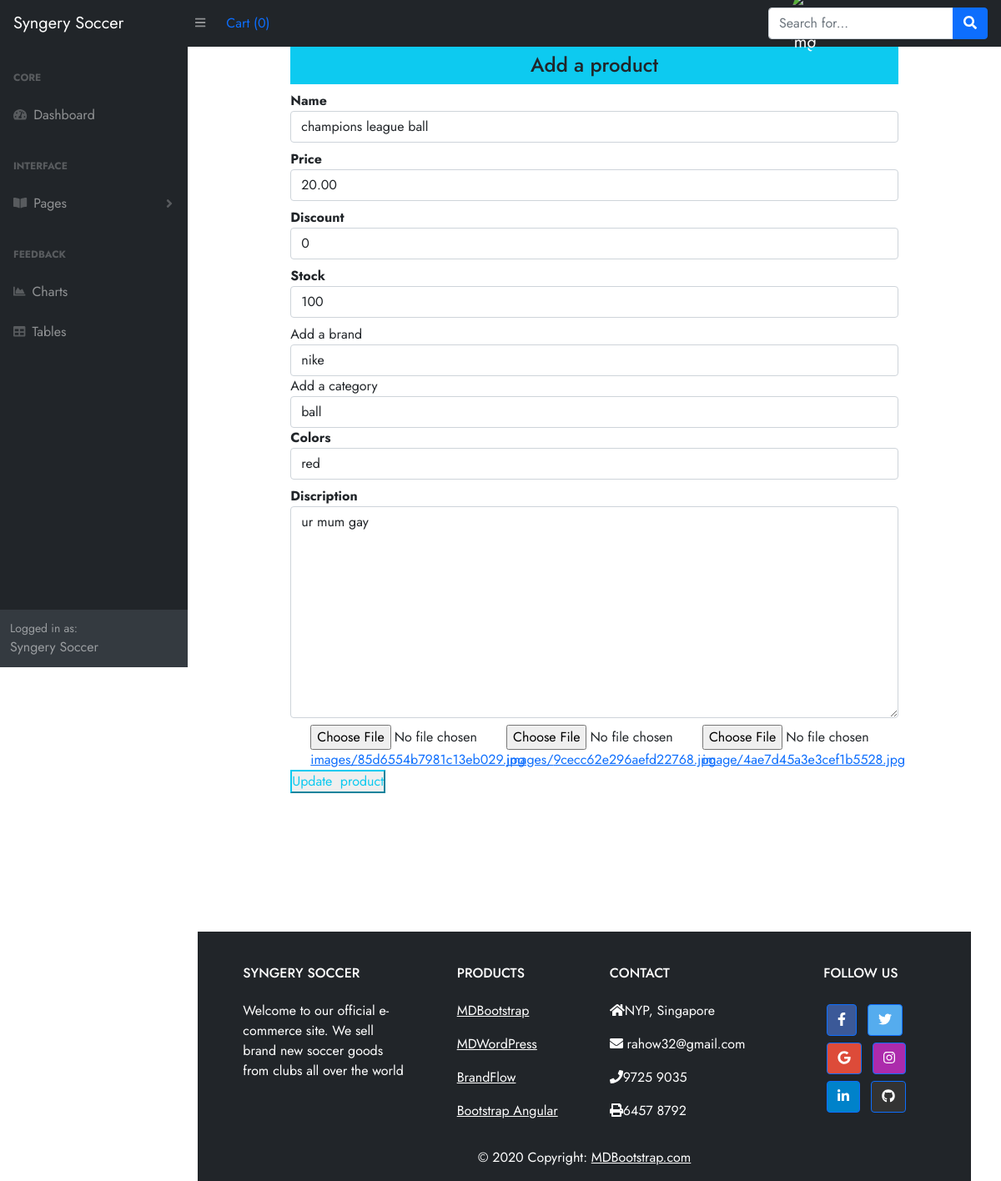
The page /updateproduct/1 on the database as committed earlier.
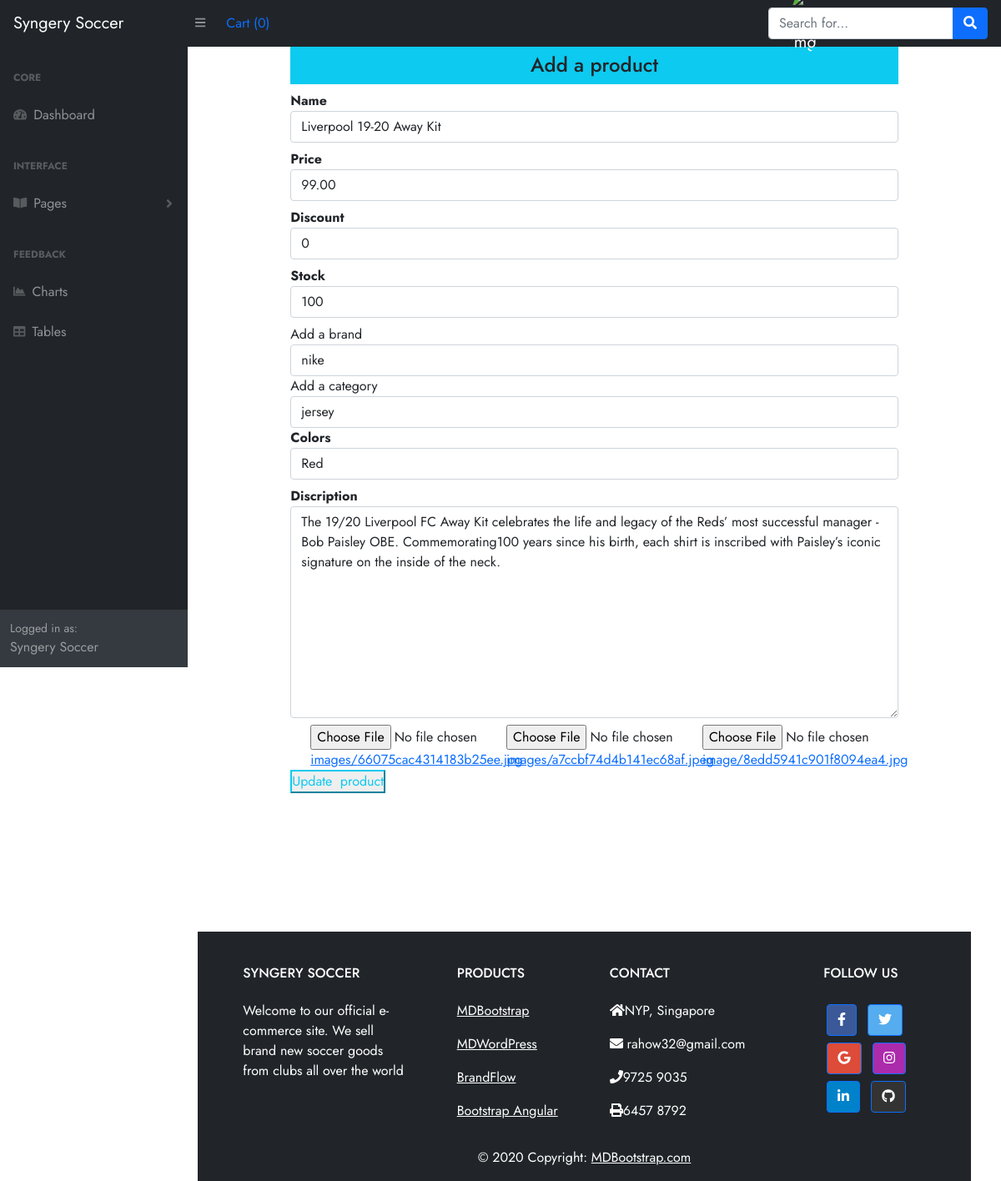
The same page on the database as committed later.
### __init__.py (models this page shows, shortened)
class Addproduct(db.Model):
    __seachbale__ = ['name','desc']
    id = db.Column(db.Integer, primary_key=True)
    name = db.Column(db.String(80), nullable=False)
    price = db.Column(db.Numeric(10,2), nullable=False)
    discount = db.Column(db.Integer, default=0)
    stock = db.Column(db.Integer, nullable=False)
    colors = db.Column(db.Text, nullable=False)
    desc = db.Column(db.Text, nullable=False)
    pub_date = db.Column(db.DateTime, nullable=False,default=datetime.utcnow)
    category_id = db.Column(db.Integer, db.ForeignKey('category.id'),nullable=False)
    category = db.relationship('Category',backref=db.backref('categories', lazy=True))
    brand_id = db.Column(db.Integer, db.ForeignKey('brand.id'),nullable=False)
    brand = db.relationship('Brand',backref=db.backref('brands', lazy=True))
    image_1 = db.Column(db.String(150), nullable=False, default='image1.jpg')
    image_2 = db.Column(db.String(150), nullable=False, default='image2.jpg')
    image_3 = db.Column(db.String(150), nullable=False, default='image3.jpg')

class Category(db.Model):
    id = db.Column(db.Integer, primary_key=True)
    name = db.Column(db.String(30), unique=True, nullable=False)

### __init__.py (the view, shortened to what this page needs)
@app.route('/updateproduct/<int:id>', methods=['GET','POST'])
def updateproduct(id):
    form = Addproducts(request.form)
    product = Addproduct.query.get_or_404(id)
    brands = Brand.query.all()
    categories = Category.query.all()
    brand = request.form.get('brand')
    category = request.form.get('category')
    form.name.data = product.name
    form.price.data = product.price
    form.discount.data = product.discount
    form.stock.data = product.stock
    form.colors.data = product.colors
    form.discription.data = product.desc
    brand = product.brand.name
    category = product.category.name
    return render_template('products/addproduct.html', form=form, title='Update Product',getproduct=product, brands=brands,categories=categories)

### forms.py
class Addproducts(Form):
    name = StringField('Name', [validators.DataRequired()])
    price = FloatField('Price', [validators.DataRequired()])
    discount = IntegerField('Discount', default=0)
    stock = IntegerField('Stock', [validators.DataRequired()])
    colors = StringField('Colors', [validators.DataRequired()])
    discription = TextAreaField('Discription', [validators.DataRequired()])
    stock = IntegerField('Stock', [validators.DataRequired()])
    image_1 = FileField('Image 1', validators=[FileRequired(), FileAllowed(['jpg','png','gif','jpeg'])])
    image_2 = FileField('Image 2', validators=[FileRequired(), FileAllowed(['jpg','png','gif','jpeg'])])
    image_3 = FileField('Image 3', validators=[FileRequired(), FileAllowed(['jpg','png','gif','jpeg'])])

### template/products/addproduct.html (shortened to what this page needs)
{% extends "base.html" %}
{% block content %}
<div class="container">
<div class="container">
    <div class="row">
        <div class="col-md-1"></div>
            <div class="col-md-10">
                <div class="text-center bg-info p-2 h4">Add a product</div>
                {% from "_formHelper.html" import render_field %}
                <form method="post" enctype="multipart/form-data">
                <div>
                    {{ render_field(form.name, class="form-control") }}
                    {{ render_field(form.price, class="form-control") }}
                    {{ render_field(form.discount, class="form-control") }}
                    {{ render_field(form.stock, class="form-control") }}
                    <label for="brand">Add a brand</label>
                    <select name="brand" id="brand" class="form-control" required>
                        {% if getproduct %}
                        <option value="{{getproduct.brand_id}}" style="display: none;">{{getproduct.brand.name}}</option>
                       {% else %}
                     <option value=""> Select A brand</option>
                     {% for brand in brands %}
                     <option value="{{brand.id}}">{{brand.name}}</option>
                     {% endfor %}
                     {% endif %}
                    </select>
                    <label for="category">Add a category</label>
                    <select name="category" id="category" class="form-control" required>
                    {% if getproduct %}
                      <option value="{{getproduct.category_id}}" style="display: none;">{{getproduct.category.name}}</option>
                     {% else %}
                     <option value=""> Select A category</option>
                     {% for category in categories %}
                     <option value="{{category.id}}">{{category.name}}</option>
                     {% endfor %}
                     {% endif %}
                    </select>
                    {{ render_field(form.colors, class="form-control") }}
                    {{ render_field(form.discription, class="form-control", rows="10") }}
                </div>
                <div class="container">
                    <div class="row">
                        {% if getproduct %}
                        <div class="col-md-4"> <input type="file" name="image_1" id="image_1">
                            <a href="{{url_for('static',filename='images/' + getproduct.image_1)}}"> images/{{ getproduct.image_1}}</a>
                        </div>
                        <div class="col-md-4"><input type="file" name="image_2" id="image_2">
                            <a href="{{url_for('static',filename='images/' + getproduct.image_2)}}">images/{{ getproduct.image_2}}</a>
                        </div>
                        <div class="col-md-4"><input type="file" name="image_3" id="image_3">
                            <a href="{{url_for('static',filename='images/' + getproduct.image_3)}}"> image/{{ getproduct.image_3}}</a>
                        </div>
                        {% else %}
                        <div class="col-md-4">{{ render_field(form.image_1) }}</div>
                        <div class="col-md-4">{{ render_field(form.image_2) }}</div>
                        <div class="col-md-4">{{ render_field(form.image_3) }}</div>
                        {% endif %}
                    </div>
                </div>
                <p><input type="submit" value="{% if getproduct %}Update {% else %}Add{% endif %} product" class="btn-outline-info">
                </form>
            </div>
      <div class="col-md-1"></div>
    </div>
</div>
{% endblock content %}

### template/_formHelper.html (shortened to what this page needs)
{% macro render_field(field) %}
  <dt>{{ field.label }}
  <dd>{{ field(**kwargs)|safe }}
  </dd>
{% endmacro %}

Rows that differ between the two databases and show on the page:
no longer on this page (row unchanged): Category: category "ball"
changed Addproduct: name "champions league ball" → "Liverpool 19-20 Away Kit"; price "20.00" → "99.00"; colors "red" → "Red"; image_1 "85d6554b7981c13eb029.jpg" → "66075cac4314183b25ee.jpg"; image_2 "9cecc62e296aefd22768.jpg" → "a7ccbf74d4b141ec68af.jpeg"; image_3 "4ae7d45a3e3cef1b5528.jpg" → "8edd5941c901f8094ea4.jpg"
now on this page (row unchanged): Category: category "jersey"
Other text that changed with them:
form field discription: "ur mum gay" → "The 19/20 Liverpool FC Away Kit celebrates the life and legacy of the Reds’ most successful manager - Bob Paisley OBE. Commemorating100 years since his birth, each shirt is inscribed with Paisley’s iconic signature on the inside of the neck."
